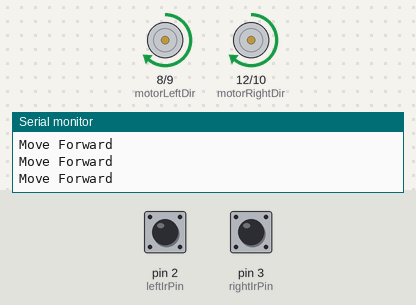
The sketch below on a simulated Arduino Uno, built with avr-gcc and run on an emulated ATmega328P. Parts: direction and speed pins drawn as motors (green arrow = direction pin HIGH = forward, orange = LOW = backward, longer = more drive), the last lines printed to the serial monitor. Inputs (shaded band) come from the test bench; at power-on: pin 2 (leftIrPin) LOW, pin 3 (rightIrPin) LOW.

Above: at 1.2 s.
1.3 s: pin 2 (leftIrPin) pulled HIGH for 0.15 s
At 1.38 s:
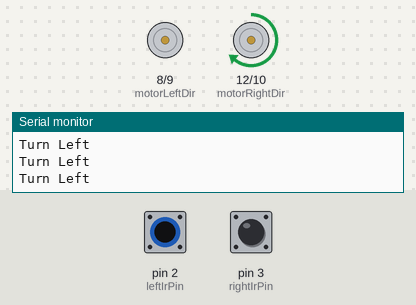
2.9 s: pin 3 (rightIrPin) pulled HIGH for 0.15 s
At 2.98 s:
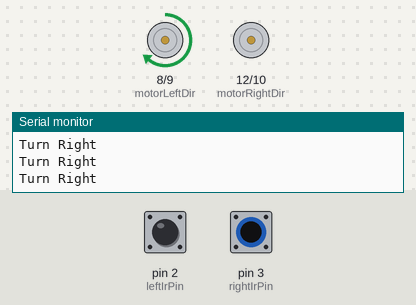
4.5 s: pin 3 (rightIrPin) pulled HIGH for 3.2 s
At 8.1 s:
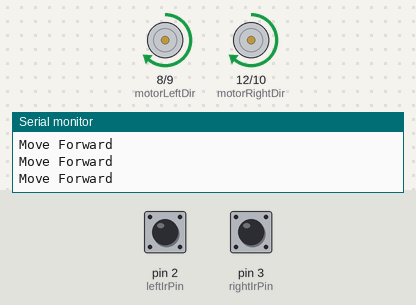
9.2 s: pin 2 (leftIrPin) pulled HIGH for 3.2 s
At 9.7 s:
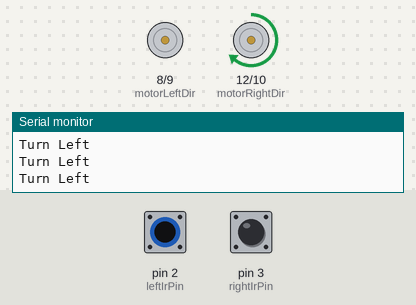
15.4 s: pin 2 (leftIrPin) driven HIGH and pin 3 (rightIrPin) driven HIGH
At 15.8 s:
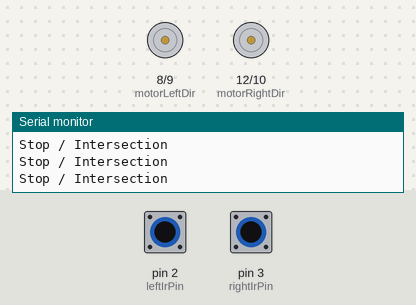
16.9 s: pin 2 (leftIrPin) driven LOW
At 18.0 s:
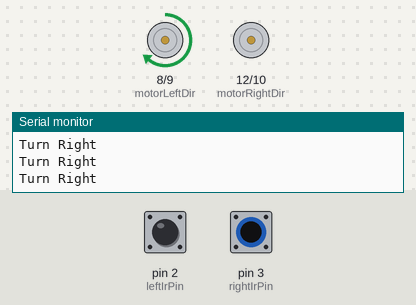
Timing chart, 0 to 19.4 s (numbered marks = the images above; inputs shaded):
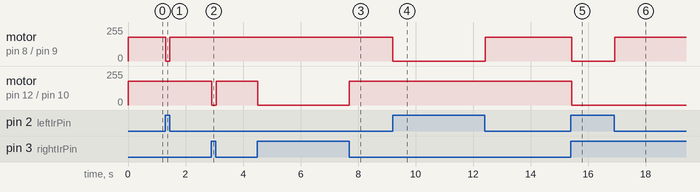

The sketch:

line_follower_robot.ino
```cpp
/*
 * Blix Boffin Line Follower Robot Sketch
 * Compatible with Boffin Controller (Arduino UNO / ESP32)
 *
 * Hardware Connections:
 * - Left IR Sensor: Digital Pin D2 (Port 1 Pin A)
 * - Right IR Sensor: Digital Pin D3 (Port 2 Pin A)
 * - Left Motor (M1): Port 4 (GPIO 27/14 or D9/D8)
 * - Right Motor (M2): Port 5 (GPIO 25/26 or D10/D12)
 */

// IR Sensor Pins
const int leftIrPin = 2;   // D2
const int rightIrPin = 3;  // D3

// Left Motor Pins (Port 4)
const int motorLeftDir = 8;
const int motorLeftPwm = 9;

// Right Motor Pins (Port 5)
const int motorRightDir = 12;
const int motorRightPwm = 10;

// Motor speed (0 - 255)
const int speedVal = 180;

void setup() {
  Serial.begin(115200);

  // Configure IR Sensors as Input
  pinMode(leftIrPin, INPUT);
  pinMode(rightIrPin, INPUT);

  // Configure Motor Pins as Output
  pinMode(motorLeftDir, OUTPUT);
  pinMode(motorLeftPwm, OUTPUT);
  pinMode(motorRightDir, OUTPUT);
  pinMode(motorRightPwm, OUTPUT);

  Serial.println("Blix Boffin Line Follower Robot Initialized.");
}

void setLeftMotor(bool forward, int speed) {
  digitalWrite(motorLeftDir, forward ? HIGH : LOW);
  analogWrite(motorLeftPwm, speed);
}

void setRightMotor(bool forward, int speed) {
  digitalWrite(motorRightDir, forward ? HIGH : LOW);
  analogWrite(motorRightPwm, speed);
}

void stopMotors() {
  analogWrite(motorLeftPwm, 0);
  analogWrite(motorRightPwm, 0);
}

void loop() {
  // Read Digital Values from IR Sensors
  // Typical IR sensor modules output HIGH (1) over Black line, LOW (0) over White surface
  int leftState = digitalRead(leftIrPin);
  int rightState = digitalRead(rightIrPin);

  if (leftState == HIGH && rightState == LOW) {
    // Left sensor detects line -> Turn Left
    Serial.println("Turn Left");
    setLeftMotor(true, 0);
    setRightMotor(true, speedVal);
  }
  else if (rightState == HIGH && leftState == LOW) {
    // Right sensor detects line -> Turn Right
    Serial.println("Turn Right");
    setLeftMotor(true, speedVal);
    setRightMotor(true, 0);
  }
  else if (leftState == LOW && rightState == LOW) {
    // Neither detects line -> Move Forward
    Serial.println("Move Forward");
    setLeftMotor(true, speedVal);
    setRightMotor(true, speedVal);
  }
  else {
    // Both detect line (Intersection or stop mark) -> Stop Motors
    Serial.println("Stop / Intersection");
    stopMotors();
  }

  delay(20); // Short delay for loop stability
}
```

Measured:
- after the input at 1.3 s, motor on pin 8 (motorLeftDir) / pin 9 (motorLeftPwm): forward 180/255 → stopped at once, → forward 180/255 0.14 s later
- after the input at 2.9 s, motor on pin 12 (motorRightDir) / pin 10 (motorRightPwm): forward 180/255 → stopped at once, → forward 180/255 0.16 s later
- after the input at 4.5 s, motor on pin 12 (motorRightDir) / pin 10 (motorRightPwm): forward 180/255 → stopped at once, → forward 180/255 3.2 s later
- after the input at 9.2 s, motor on pin 8 (motorLeftDir) / pin 9 (motorLeftPwm): forward 180/255 → stopped at once, → forward 180/255 3.2 s later
- after the input at 15.4 s, motor on pin 8 (motorLeftDir) / pin 9 (motorLeftPwm), motor on pin 12 (motorRightDir) / pin 10 (motorRightPwm): forward 180/255 → stopped at once
- after the input at 16.9 s, motor on pin 8 (motorLeftDir) / pin 9 (motorLeftPwm): stopped → forward 180/255 at once
